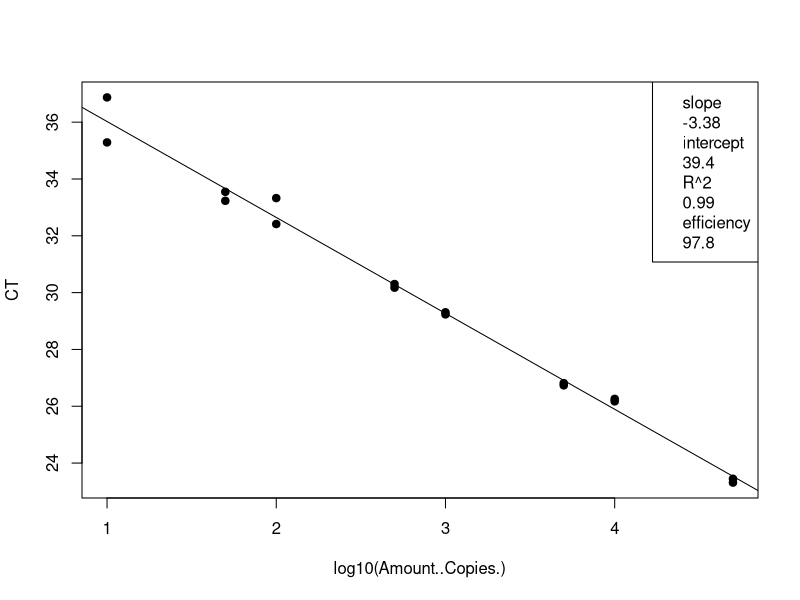
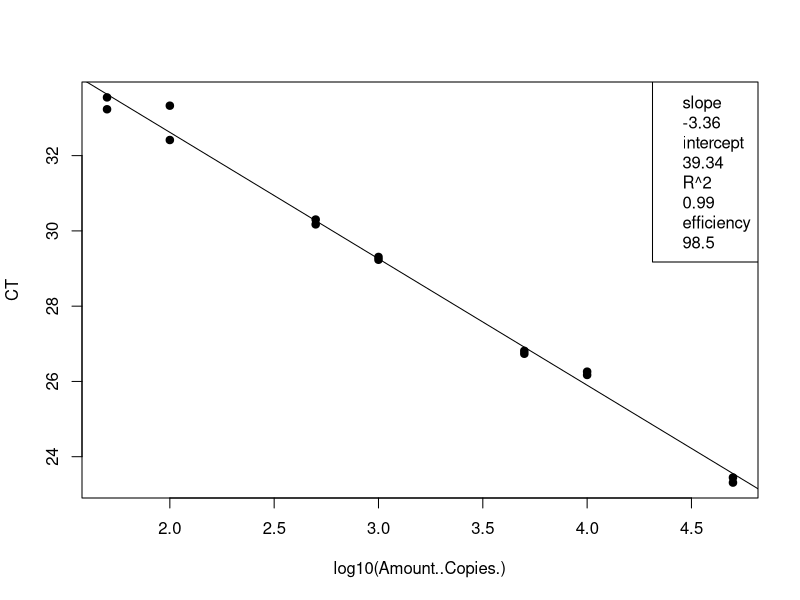
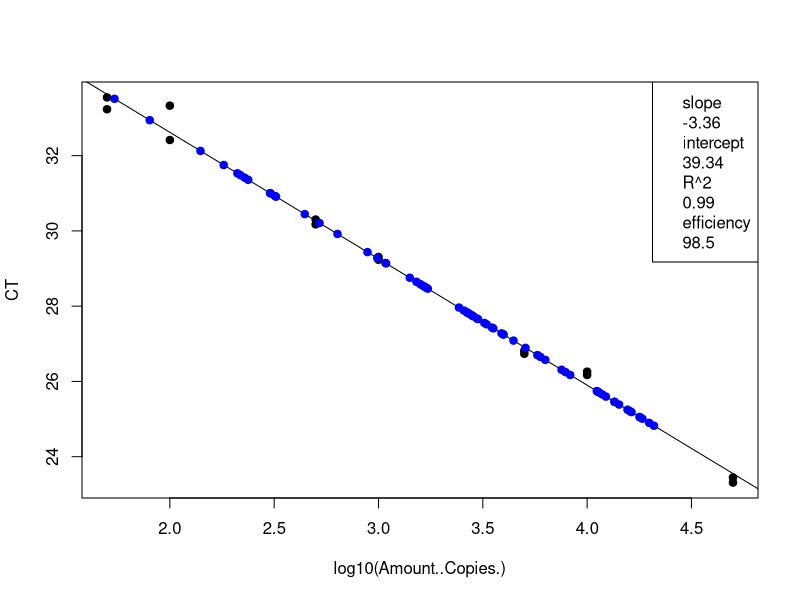
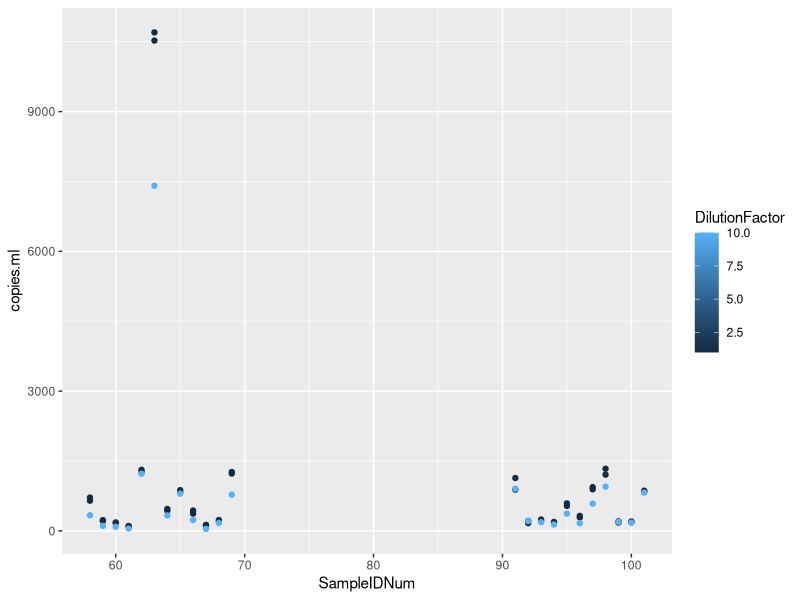

The R script that drew these images, in order:
## ---- chunk 1
knitr::opts_chunk$set(echo = TRUE)

## ---- chunk 2
# load the data (note data file must be in this repository)
data <- read.csv("Plate3_GenBac_qPCRConversion.csv")
View(data)

# clean up the data file (there is some stuff at the bottom and extra blank rows)
#data <- data[-92:-93,] # This removes rows 92-95
View(data)

# assign to the correct data class #warning message about NAs is OK
class(data$CT) # check the data class type
data$CT <- as.numeric(as.character(data$CT)) # change to numeric
data$Amount..Copies. <- as.numeric(as.character(data$Amount..Copies.)) # change to numeric
## ---- chunk 3
# linear regression of standard curve
standards = data[1:16,]
standardCurve <- lm(CT ~ log10(Amount..Copies.), data = standards)
  
standardCurvePlot <- plot(CT ~ log10(Amount..Copies.), data = standards, pch=19) 
abline(coef(standardCurve)) 
legend("topright", legend=c(paste= "slope", round(standardCurve$coefficients[2], 2), 
                            paste= "intercept", round(standardCurve$coefficients[1], 2), 
                            paste= "R^2", round(summary(standardCurve)$r.squared, 2),
                            paste = "efficiency", round((10^(-1/standardCurve$coefficients[2])-1)*100, 1)))
## ---- chunk 4
# remove standards that sucked and redo analysis NOT NEEDED 21 Jan 2020
standards <- standards[-15:-16,] # uncomment this line and change which rows to remove
standardCurve <- lm(CT ~ log10(Amount..Copies.), data = standards)

standardCurvePlot <- plot(CT ~ log10(Amount..Copies.), data = standards, pch=19)
abline(coef(standardCurve))
col = "blue"
legend("topright", legend=c(paste= "slope", round(standardCurve$coefficients[2], 2),
                            paste= "intercept", round(standardCurve$coefficients[1], 2),
                            paste= "R^2", round(summary(standardCurve)$r.squared, 2),
                            paste = "efficiency", round((10^(-1/standardCurve$coefficients[2])-1)*100, 1)))
## ---- chunk 5
# data set of unknowns including info on standard curve
#unknowns = subset(data, Name == "UNKNOWN")
unknowns = data[17:85,]
#unknowns <- unknowns[-1:-3,] # uncomment this line and change which rows to remove if these samples were outside of the standard curve

# add new columns to the data table
unknowns$plate_num = 1 #change to the actual plate number
unknowns$standard_slope = standardCurve$coefficients[2]
unknowns$standard_intercept = standardCurve$coefficients[1]
unknowns$R2 = summary(standardCurve)$r.squared
unknowns$efficiency =  (10^(-1/standardCurve$coefficients[2])-1)*100
  
# add a new column that interpolates copies/well from Ct for the unknowns
unknowns$log.copies.well = ((unknowns$CT - standardCurve$coefficients[1])/standardCurve$coefficients[2])
unknowns$copies.well = 10^unknowns$log.copies.well

# copies/ul extract accounting for dilution factor
vol.well = 3 #qPCR template volume in ul
unknowns$vol.well = vol.well
unknowns$copies.ul = ((unknowns$copies.well/vol.well)*unknowns$DilutionFactor)

# copies/extraction
vol.elution = 110 #DNA extraction elution volume in ul
unknowns$vol.elution = vol.elution
unknowns$copies.extraction = (unknowns$copies.ul*vol.elution)

# copies/ml #Volume is volume of sample filtered in mL
unknowns$copies.ml = (unknowns$copies.extraction/unknowns$Volume)


## ---- chunk 6
standards <- standards[-15:-16,] # uncomment this line and change which rows to remove
standardCurve <- lm(CT ~ log10(Amount..Copies.), data = standards)

standardCurvePlot <- plot(CT ~ log10(Amount..Copies.), data = standards, pch=19)
abline(coef(standardCurve))
col = "blue"
legend("topright", legend=c(paste= "slope", round(standardCurve$coefficients[2], 2),
                            paste= "intercept", round(standardCurve$coefficients[1], 2),
                            paste= "R^2", round(summary(standardCurve)$r.squared, 2),
                            paste = "efficiency", round((10^(-1/standardCurve$coefficients[2])-1)*100, 1)))

unknowns = unknowns[1:69,]
standardCurve <- lm(CT ~ log10(copies.well), data = unknowns)

standardCurvePlot <- points(CT ~ log10(copies.well), data = unknowns, pch=19, col = "blue")


#abline(coef(standardCurve))
#legend("topright", legend=c(paste= "slope", round(standardCurve$coefficients[2], 2),
                            #paste= "intercept", round(standardCurve$coefficients[1], 2),
                            #paste= "R^2", round(summary(standardCurve)$r.squared, 2),
                            #paste = "efficiency", round((10^(-1/standardCurve$coefficients[2])-1)*100, 1)))
## ---- chunk 7
# make a plot that compares the diluted to undiluted replicates for each sample including dilution factor
library("ggplot2")
unknowns$SampleIDNum <- as.numeric(as.character(unknowns$SampleIDNum)) # change to numeric
replicates = unknowns[1:71,]
#replicates <- replicates[-18,] # This removes rows (B11)
#replicates <- replicates[-32,] # This removes rows (D8)
#replicates <- replicates[-55,] # This removes rows (G5)
qplot(SampleIDNum,copies.ml, data=replicates, col=DilutionFactor)
## ---- chunk 8
# write csv file
write.csv(unknowns, file = "Plate3_GenBac_ConvertedData.csv", row.names=FALSE, na="")

# average the replicates (if not strongly inhibited) and make a new file
library(dplyr)
data.average = unknowns %>% group_by(SampleIDNum) %>% summarise(copies.ml = mean(copies.ml, na.rm = T))
write.csv(data.average, file = "Plate3_GenBac_Averaged.csv", row.names=FALSE, na="")
